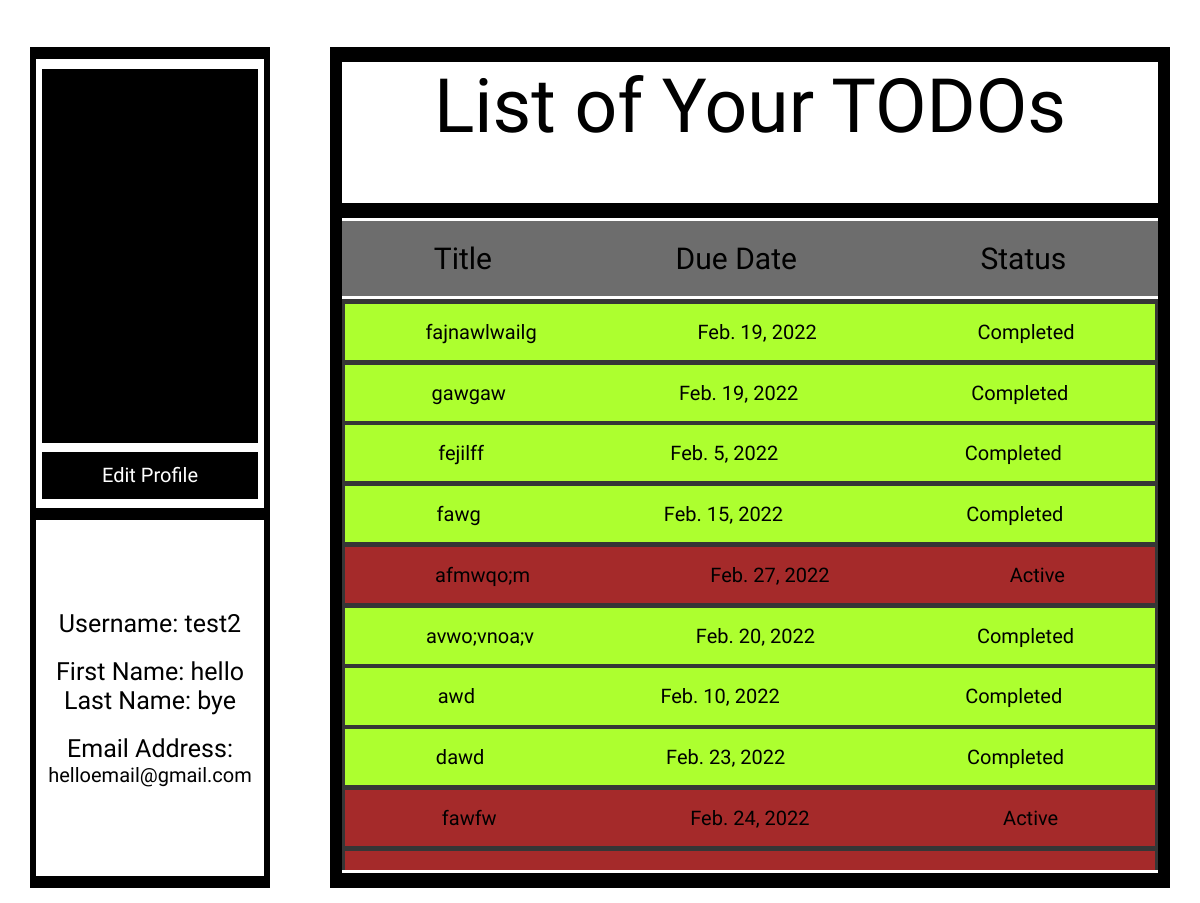
Page /profile/ (signed in) on the committed database.
### mainapp/models.py (models this page shows, shortened)
class Userdata(models.Model):
    user=models.ForeignKey(User,on_delete=models.CASCADE)
    title=models.CharField(max_length=30)
    description=models.CharField(max_length=100)
    status=models.CharField(max_length=10)
    box_status=models.CharField(max_length=20,null=True)
    due_time=models.TimeField(default=datetime.datetime.now())
    due_date=models.DateField(default=datetime.datetime.now().time())

### mainapp/views.py (the view, shortened to what this page needs)
# urls.py: path('profile/',views.profile,name="Profile"),
def profile(request):
    set=Userdata.objects.filter(user=request.user)
    date_today=datetime.date.today()
    time_now=datetime.datetime.now().time()
    for item in set:
        if item.status!="Completed":
            if date_today>item.due_date:
                item.box_status="due"
                item.save()
            elif date_today==item.due_date:
                if time_now>item.due_time:
                    item.box_status="due"
                    item.save()
            else:
                item.box_status="light"
                item.save()
    items={"items":set}
    return render(request,"profile.html",items)

### templates/profile.html (shortened to what this page needs)
<!DOCTYPE html>
{% load static %}
<html lang="en">
<head>
    <link rel="stylesheet" href="{% static 'css/profile.css' %}" />
</head>
<body>
    <div class="profile">
        <div class="image_box">
            <div class="image">
            </div>
            <div class="edit_profile">
                <form action="/edit_profile">
                    <input type="submit" name="edit" id="" value="Edit Profile">
                </form>
            </div>
        </div>
        <div class="text">
            <div class="username">
                Username: {{request.user}}
            </div>
            <div class="names">
                <div class="first_name">
                    First Name: {{request.user.first_name}}
                </div>
                <div class="last_name">
                    Last Name: {{request.user.last_name}}
                </div>
            </div>
            <div class="email">
                Email Address: <br> <div style="font-size: 20px;">{{request.user.email}}</div>
            </div>
        </div>
    </div>
    {% if items|length == 0 %}
        <div class="todos">
            <div class="todo_head">
                No TODOs to Display!
            </div>
            <div class="todo_items">
                <div class="item_head">
                    <div class="title">
                        Add TODOs from Home Tab.
                    </div>
                </div>
                <div class="item_body">
                </div>
            </div>
        </div>
    {% else %}
    <div class="todos">
        <div class="todo_head">
            List of Your TODOs
        </div>
        <div class="todo_items">
            <div class="item_head" >
                <div class="title" style="font-size: 30px;">
                    Title
                </div>
                <div class="status" style="font-size: 30px;">
                    Due Date
                </div>
                <div class="status" style="font-size: 30px;">
                    Status
                </div>
            </div>
            <div class="item_body">
                {% for item in items %}
                <div class="item {{item.box_status}}">
                    <div class="title">
                        {{item.title}}
                    </div>
                    <div class="status">
                        {{item.due_date}}
                    </div>
                    <div class="status">
                        {{item.status}}
                    </div>
                </div>
                {% endfor %}
            </div>
        </div>
    </div>
    {% endif %}
</body>
</html>

### static/css/profile.css (style rules this page uses)
body { margin: 0px; width: 100vw; height: 100vh; display: flex; align-items: center; justify-content:space-around; }
.profile { height: 90vh; width: 20vw; background-color: black; display: flex; flex-direction: column; align-items: center; justify-content:space-evenly; }
.image_box { height: 48vh; width: 19vw; background-color: white; display: flex; flex-direction: column; align-items: center; justify-content: space-evenly; }
.image { height: 40vh; width: 18vw; background-color: black; }
.edit_profile { height: 5vh; width: 18vw; background-color: black; }
.edit_profile input { height: 5vh; width: 18vw; color: white; background-color: black; border: none; font-size: 20px; font-family: cuprum; }
.text { height: 38vh; width: 19vw; background-color:white; display: flex; flex-direction: column; gap: 2vh; font-size: 25px; text-align: center; font-family: cuprum; justify-content: center; }
.todos { height: 90vh; width: 70vw; background-color: black; display: flex; flex-direction: column; align-items: center; justify-content:space-evenly; }
.todo_head { height: 15vh; width: 68vw; background-color: white; font-size: 75px; font-family: cuprum; text-align: center; }
.todo_items { height: 70vh; width: 68vw; background-color:white; display: flex; flex-direction: column; justify-content: space-evenly ; }
.item_head { height: 8vh; width: 68vw; background-color:rgb(109, 109, 109); display: flex; justify-content: space-around; align-items: center; }
.item_body { height: 61vh; width: 68vw; background-color:rgb(54, 54, 54); align-items: center; overflow-y: auto; overflow-x: hidden; }
.item { margin: auto; margin-top: 0.5vh; height: 6vh; width: 67.5vw; background-color:rgb(109, 109, 109); display: flex; justify-content: space-around; align-items: center; }
.title { font-size: 20px; font-family: cuprum; }
.status { font-size: 20px; font-family: cuprum; }

### templates/profile.html (style rules this page uses)
.profile { transition: all 0.5s ease-out; }
.todos { transition: all 0.5s ease-out; }
.edit_profile { transition: all 0.5s ease-out; }
.due { background-color: brown; }
.success { background-color: greenyellow; }

### rows in the picture
Userdata: title "fajnawlwailg", due_date "Feb. 19, 2022", status "Completed"
Userdata: title "gawgaw", due_date "Feb. 19, 2022", status "Completed"
Userdata: title "fejilff", due_date "Feb. 5, 2022", status "Completed"
Userdata: title "fawg", due_date "Feb. 15, 2022", status "Completed"
Userdata: title "afmwqo;m", due_date "Feb. 27, 2022", status "Active"
Userdata: title "avwo;vnoa;v", due_date "Feb. 20, 2022", status "Completed"
Userdata: title "awd", due_date "Feb. 10, 2022", status "Completed"
Userdata: title "dawd", due_date "Feb. 23, 2022", status "Completed"
Userdata: title "fawfw", due_date "Feb. 24, 2022", status "Active"

### other values in the picture
{{ request.user }} "test2"
{{ request.user.first_name }} "hello"
{{ request.user.last_name }} "bye"
{{ request.user.email }} "helloemail@gmail.com"
